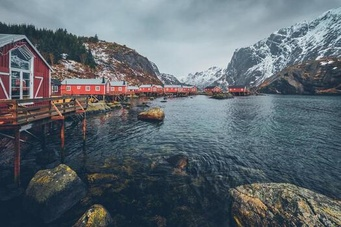
#> input picture Milla extra/imagenes/foto1.jpg, 341 x 227 px, shrunk from 525 x 350 before the run, found by its file name; its folder holds 4 pictures in this run
$ python main.py
#> lines starting #> are read from the running program, lines starting #| are printed output that depends on the picture
### Milla extra/procesar.py
import os
import json
from PIL import Image, ImageFilter


def procesar_imagen(img, output_dir):
    import os
    from PIL import Image

    try:
        nombre = os.path.basename(img)
        salida = os.path.join(output_dir, nombre)

        imagen = Image.open(img)
        # Aquí puedes aplicar el filtro o cualquier modificación
        imagen = imagen.convert("L")  # ejemplo: convertir a blanco y negro
        imagen.save(salida)

        return {"imagen": nombre, "estado": "Procesada correctamente"}

    except Exception as e:
        return {"imagen": img, "error": str(e)}


def guardar_registros(registros, archivo_json):
    with open(archivo_json, "w") as f:
        json.dump([r for r in registros if r], f, indent=4, ensure_ascii=False)

def obtener_imagenes(input_dir, extensiones=(".jpg", ".png")):
    return [f for f in os.listdir(input_dir) if f.lower().endswith(extensiones)]

### Milla extra/asistente.py
import subprocess
import json

def consultar_ollama(registros):
    """
    Envía un resumen de lo procesado a Ollama y pide sugerencias de nuevas acciones.
    """
    prompt = f"""
    Eres un asistente que analiza registros de imágenes procesadas.
    Aquí tienes los datos actuales:
    {json.dumps(registros, indent=2, ensure_ascii=False)}

    Indica qué acciones recomendarías realizar a continuación.
    Por ejemplo: aplicar otro filtro, eliminar duplicados o generar un informe.
    Responde con un texto corto en español.
    """

    try:
        resultado = subprocess.run(
            ["ollama", "run", "llama3.1:8b-instruct-q4_0"],
            input=prompt.encode("utf-8"),
            capture_output=True
        )

        respuesta = resultado.stdout.decode("utf-8").strip()
        return respuesta

    except Exception as e:
        return f"Error al consultar Ollama: {e}"

### Milla extra/main.py
import os
import json
import multiprocessing
from multiprocessing import Pool, cpu_count
from procesar import obtener_imagenes, procesar_imagen, guardar_registros
from asistente import consultar_ollama

INPUT_DIR = "imagenes"
OUTPUT_DIR = "imagenes_editadas"
REGISTRO_FILE = "registros.json"

def main():
    os.makedirs(OUTPUT_DIR, exist_ok=True)

    imagenes = obtener_imagenes(INPUT_DIR)
    print(f"📸 Imágenes detectadas: {len(imagenes)}")

    if imagenes:
        with Pool(cpu_count()) as pool:
            resultados = pool.starmap(procesar_imagen, [(img, OUTPUT_DIR) for img in imagenes])
#> in procesar_imagen, imagen is the input picture: PIL image 341x227 RGB; mean R, G, B 94.3, 103.8, 110.7
#> in procesar_imagen, `imagen = imagen.convert("L")`:
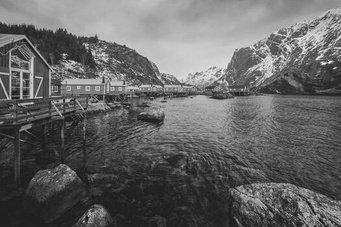
#> imagen: PIL image 341x227 L; min 17, max 241, mean 101.8
#> call 2 of procesar_imagen, with img = 'foto2.jpg', output_dir = 'imagenes_editadas'
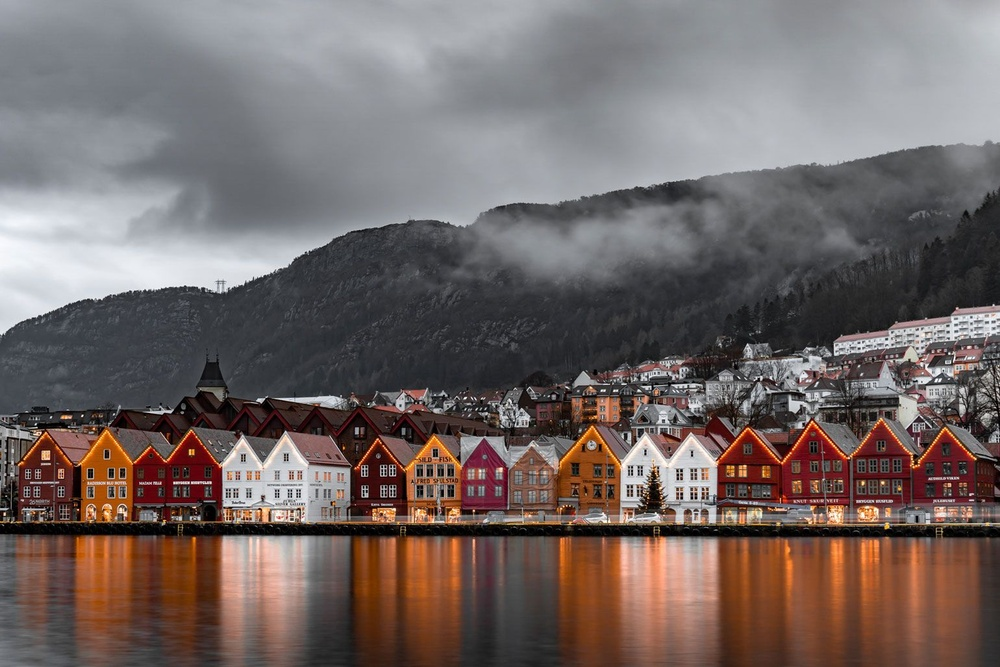
#> input picture Milla extra/imagenes/foto2.jpg, 1000 x 667 px, shrunk from 1540 x 1027 before the run, found by its file name
#> in procesar_imagen, imagen is the input picture: PIL image 1000x667 RGB; mean R, G, B 115.1, 103.2, 100.8
#> in procesar_imagen (call 2), `imagen = imagen.convert("L")`:
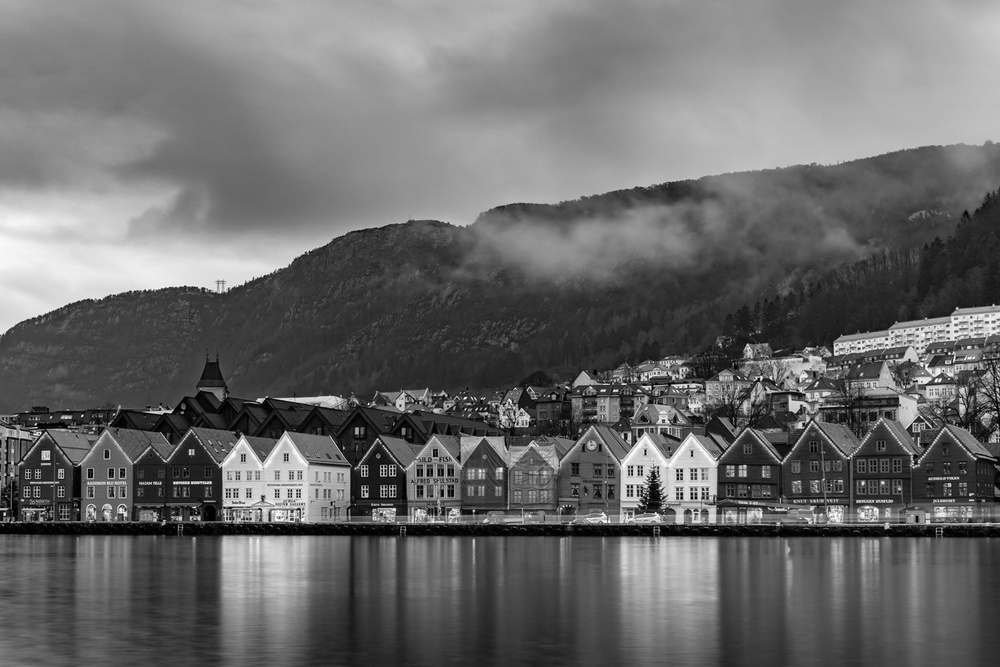
#> imagen: PIL image 1000x667 L; min 0, max 255, mean 106.5
#> call 3 of procesar_imagen, with img = 'foto3.jpg', output_dir = 'imagenes_editadas'
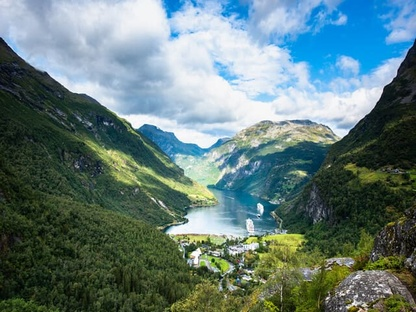
#> input picture Milla extra/imagenes/foto3.jpg, 416 x 312 px, shrunk from 640 x 480 before the run, found by its file name
#> in procesar_imagen, imagen is the input picture: PIL image 416x312 RGB; mean R, G, B 99.7, 123.8, 122.3
#> in procesar_imagen (call 3), `imagen = imagen.convert("L")`:
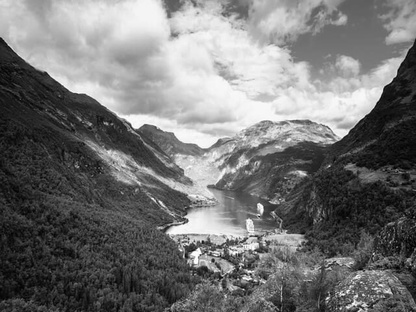
#> imagen: PIL image 416x312 L; min 0, max 255, mean 116.4
#> call 4 of procesar_imagen, with img = 'foto4.jpg', output_dir = 'imagenes_editadas'
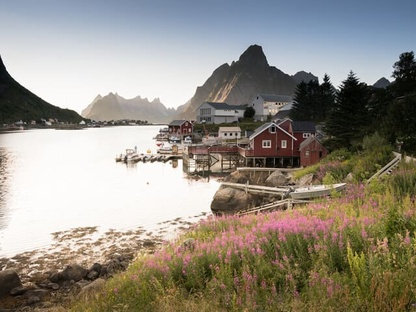
#> input picture Milla extra/imagenes/foto4.jpg, 416 x 312 px, shrunk from 640 x 480 before the run, found by its file name
#> in procesar_imagen, imagen is the input picture: PIL image 416x312 RGB; mean R, G, B 146.9, 141.4, 130.8
#> in procesar_imagen (call 4), `imagen = imagen.convert("L")`:
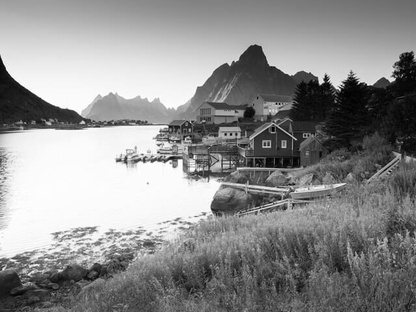
#> imagen: PIL image 416x312 L; min 0, max 255, mean 141.8

        guardar_registros(resultados, REGISTRO_FILE)
        print("✅ Procesamiento completado y registros guardados.")

        with open(REGISTRO_FILE, "r") as f:
            registros = json.load(f)

        print("\n🤖 Consultando a Ollama...")
        respuesta = consultar_ollama(registros)
        print(f"\n💬 Respuesta de Ollama:\n{respuesta}")
    else:
        print("⚠️ No se encontraron imágenes para procesar.")


if __name__ == "__main__":
    multiprocessing.freeze_support()
    main()
#> (the call stopped at in consultar_ollama, `resultado = subprocess.run( ["ollama", "run", "llama3.1:8b-instruct-q4..`: subprocess is not available in this run)
